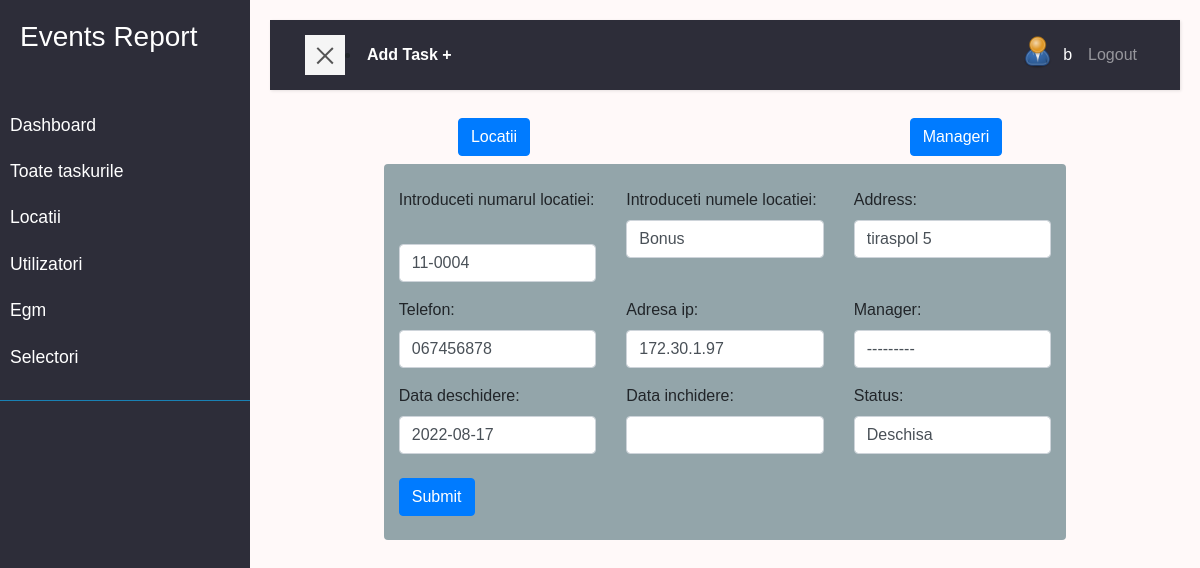
Page /location/location-edith/1/ (signed in) on the earlier database version.
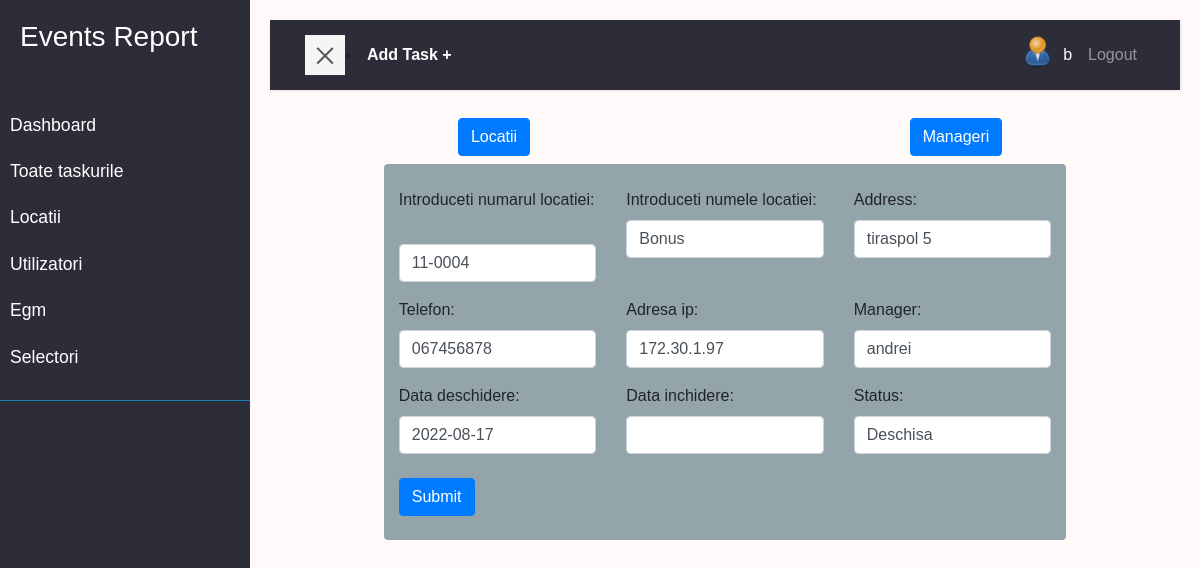
Same page on the later database version.
### location/models.py (models this page shows, shortened)
class Location(models.Model):
    STAT = (
        ('deschisa', 'Deschisa'),
        ('inchisa', 'Inchisa'),
        ('in_progres', 'In progres'),
    )
    numar = models.CharField(max_length=200)
    name = models.CharField(max_length=200, null=True, blank=True)
    address = models.CharField(max_length=200, null=True, blank=True)
    status = models.CharField(max_length=200, choices=STAT)
    telefon = models.CharField(max_length=200, null=True, blank=True)
    adresa_ip = models.CharField(max_length=200, null=True, blank=True)
    manager = models.ForeignKey(
        'Manager', null=True, blank=True, on_delete=models.SET_NULL)
    data_deschidere = models.DateField(null=True, blank=True)
    data_inchidere = models.DateField(null=True, blank=True)
    created = models.DateTimeField(auto_now_add=True, null=True, blank=True)

### location/views.py (the view)
# urls.py: path('location-edith/<str:pk>/', views.edithLocation, name='location-edith'),
@login_required(login_url='login')
def edithLocation(request, pk):
    locatia = Location.objects.get(id=pk)
    form = LocationForm(instance=locatia)
    if request.method == 'POST':
        form = LocationForm(request.POST, instance=locatia)
        if form.is_valid:
            form.save()
            return redirect('locations')
    context = {'form': form}
    return render(request, 'location/location_form.html', context)

### location/forms.py
class LocationForm(ModelForm):
    class Meta:
        model = Location
        fields = ['numar','name','address','telefon','adresa_ip',
            'manager', 'data_deschidere','data_inchidere', 'status']
        labels = {
            'numar': 'Introduceti numarul locatiei',
            'name': 'Introduceti numele locatiei',
        }
    def __init__(self, *args, **kwargs):
        super(LocationForm, self).__init__(*args, **kwargs)
        for name, field in self.fields.items():
            field.widget.attrs.update({'class':'form-control'})

### location/models.py (called while the page is built)
    def __str__(self):
        return self.nume

### user/models.py (called while the page is built)
    @property
    def imageURL(self):
        try:
            url = self.profile_image.url
        except:
            url = ''
        return url

### location/templates/location/location_form.html (shortened to what this page needs)
{% extends 'main.html' %}
{% block content %}
<div class="row text-center p-2">
<div class="col"><a class="btn btn-primary" href="{% url 'locations' %}">Locatii</a></div>
<div class="col"><a class="btn btn-primary" href="{% url 'managers' %}">Manageri</a></div>
</div>
    <div class=" form_in col-9 container rounded">
        <br>
        <form  method="POST" >
            <div class="row g-3">
            {% for field in form %}
            <div class=" col-md-4">
                <label >{{field.label}}:</label>
               {{field}}
            </div>
            {% endfor %}
                </div>
                <br>
                <input class=" btn btn-primary" type="submit" value="Submit" />
               <br><br>
            </form>
    </div>
  {% endblock %}

Differences in the rows shown:
changed Location "Bonus": manager "---------" → "andrei"
